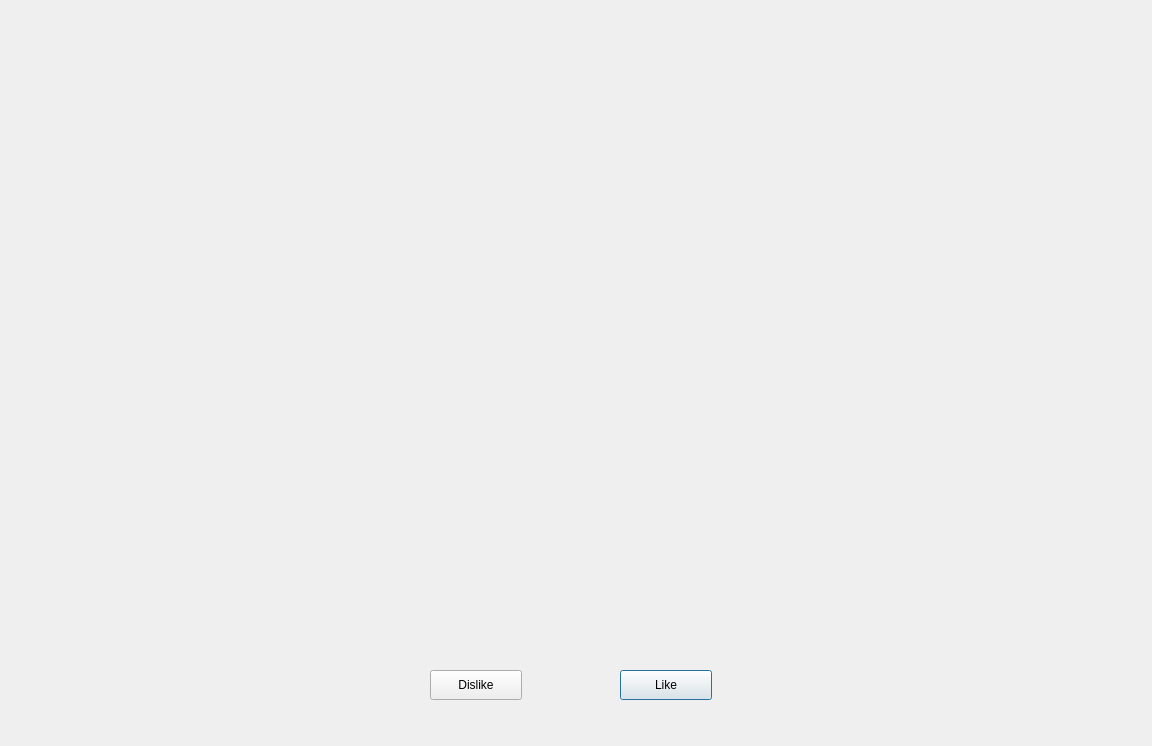
<?xml version="1.0" encoding="UTF-8"?>
<ui version="4.0">
 <class>Dialog</class>
 <widget class="QDialog" name="Dialog">
  <property name="geometry">
   <rect>
    <x>0</x>
    <y>0</y>
    <width>1152</width>
    <height>746</height>
   </rect>
  </property>
  <property name="windowTitle">
   <string>Dialog</string>
  </property>
  <widget class="QPushButton" name="pushButton">
   <property name="geometry">
    <rect>
     <x>620</x>
     <y>670</y>
     <width>92</width>
     <height>30</height>
    </rect>
   </property>
   <property name="text">
    <string>Like</string>
   </property>
  </widget>
  <widget class="QPushButton" name="pushButton_2">
   <property name="geometry">
    <rect>
     <x>430</x>
     <y>670</y>
     <width>92</width>
     <height>30</height>
    </rect>
   </property>
   <property name="text">
    <string>Dislike</string>
   </property>
  </widget>
 </widget>
 <resources/>
 <connections/>
</ui>
